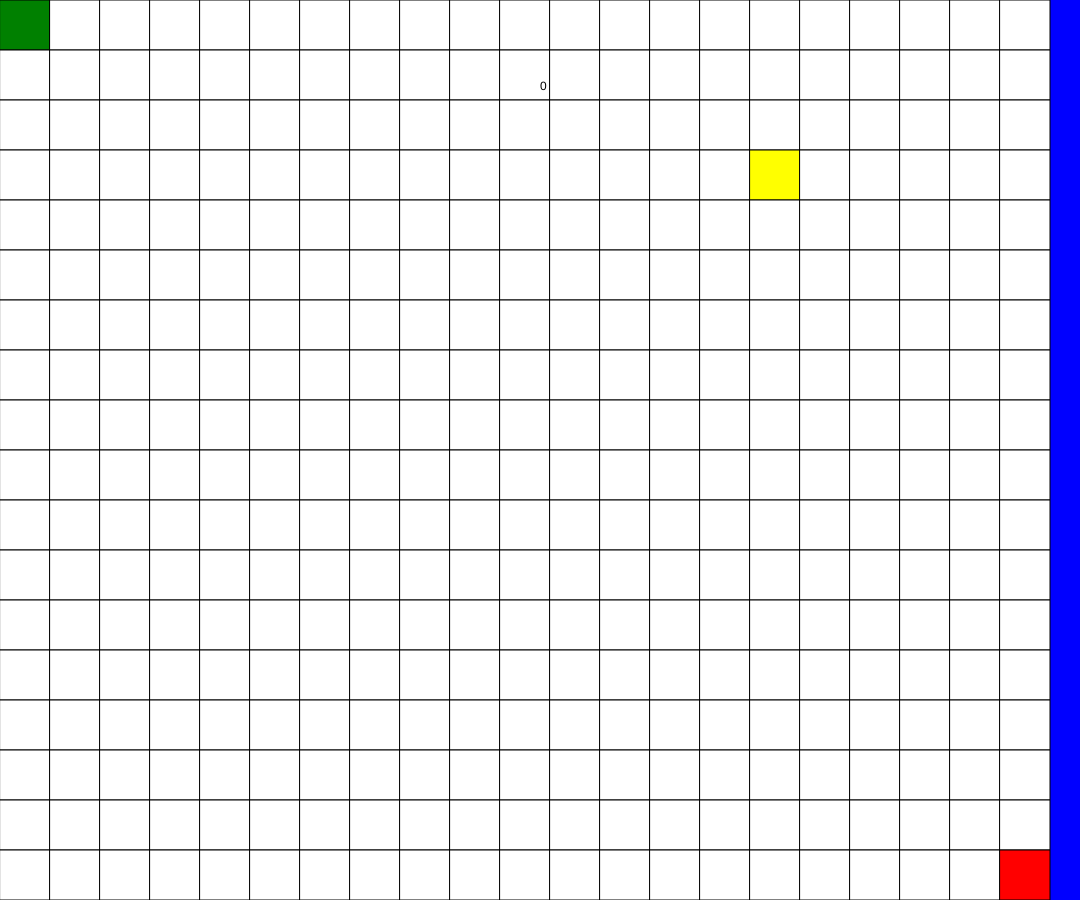
Frame 1 (no input)
Frame 60 (no input): identical to frame 1, image omitted
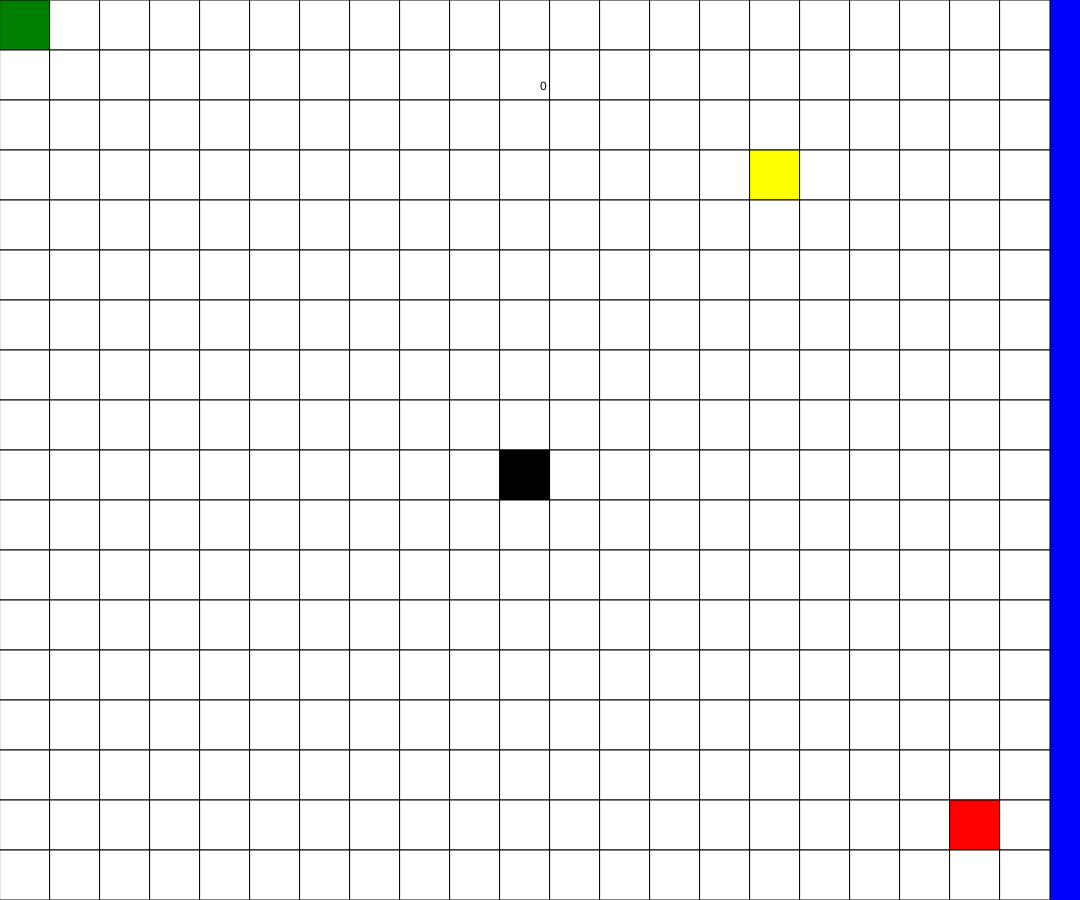
Frame 120 (the mouse pressed at the canvas centre since frame 60)

The p5.js sketch that drew these frames (run headless with seeded random() and noise() and a simulated clock; from frame 60 on, the mouse is pressed at the canvas centre):

// p5.js sketch
// ── sketch.js
// 2d array assaignment
// Liam Gareau
// Nov 12 wed
//
// Extra for Experts:
// - describe what you did to take this project "above and beyond"

//variables used throughout the code
const CELL_SIZE = 50;
const OPEN_TILE = 0;
const IMPASSABLE = 1;
const PLAYER = 9;
const ENEMY = 6;
const GOAL = 7;
let grid;
let rows;
let cols;
let x;
let y;
let end = false;
let score = 0;
let enemySpeed = 60;
let thePlayer = {
  x: 0,
  y: 0,
};
let theEnemy = {
  x: x,
  y: y,
};
let theGoal = {
  x: x,
  y: y,
};

function setup() {
  createCanvas(windowWidth * 0.9, windowHeight* 0.9);
  cols = Math.floor(width/CELL_SIZE);
  rows = Math.floor(height/CELL_SIZE);
  grid = generateEmptyGrid(cols, rows);

  //setting the enemy's position to be bottom right corner
  theEnemy.x = cols - 1;
  theEnemy.y = rows - 1;
  
  //setting the goal location to be random place on board to start
  theGoal.x = Math.floor(random(cols));
  theGoal.y = Math.floor(random(rows));

  //add player and enemy and goal to grid
  grid[thePlayer.y][thePlayer.x] = PLAYER;
  grid[theEnemy.y][theEnemy.x] = ENEMY;
  grid[theGoal.y][theGoal.x] = GOAL;
}

function draw() {
  background("blue");
  displayGrid();
  resetTiles();
  moveGoal();
  speedUpEnemy();
  moveEnemy(thePlayer.x, thePlayer.y, theEnemy.x, theEnemy.y);
  
  fill("black");
  text(score, width/2, height*0.1);
}

//checks to see if 10 seconds has passed, if so it increases the rate in which the enemy moves towards you by decreasing the frameCount
function speedUpEnemy() {
  if (frameCount % 600 === 0 && enemySpeed > 10) {
    enemySpeed = enemySpeed - 5;
  }
}

//checks to see if the player is ontop of the goal and if so it moves the goal to a random position on the board and gives you 1 score
function moveGoal() {
  if (thePlayer.x === theGoal.x && thePlayer.y === theGoal.y){
    score++
    theGoal.x = Math.floor(random(cols));
    theGoal.y = Math.floor(random(rows));
    grid[theGoal.y][theGoal.x] = GOAL;
  }
}

//resets all the impassable black blocks back to white blocks so that the enemy can continue moving towards you
function resetTiles() {
  if (frameCount % 300 === 0) {
    for (let y = 0; y < rows; y++){
      for (let x = 0; x < cols; x++){
        if (grid[y][x] === IMPASSABLE){
          grid[y][x] = OPEN_TILE;
        }
      }
    }
  }
}

//changes the white squares to black and vice versa on click of the mouse
function mousePressed(){
  let x = Math.floor(mouseX/CELL_SIZE);
  let y = Math.floor(mouseY/CELL_SIZE);

  //self
  toggleCell(x,y);
}

//changes the white squares to black and vice versa
function toggleCell(x,y){
  if (x >= 0 && x < cols && y >= 0 && y < rows){
    if (grid[y][x] === OPEN_TILE) {
      grid[y][x] = IMPASSABLE;
    }
    else if (grid[y][x] === IMPASSABLE){
      grid[y][x] = OPEN_TILE;
    } 
  }
}

//checks to see if the game is over and if not then it moves your character with WASD
function keyPressed() {
  if (key === "w" && !end){
    movePlayer(thePlayer.x, thePlayer.y - 1);
  }
  else if (key === "a" && !end) {
    movePlayer(thePlayer.x - 1, thePlayer.y);
  }
  else if (key === "s" && !end) {
    movePlayer(thePlayer.x, thePlayer.y + 1);
  }
  else if (key === "d" && !end) {
    movePlayer(thePlayer.x + 1, thePlayer.y);
  }
}

//math behind moving your player and making sure its character's position is properly displayed
function movePlayer(x,y){
  if (x >= 0 && x < cols && y >= 0 && y < rows && grid[y][x] === OPEN_TILE || grid[y][x] === GOAL){
    //previous position
    let oldx = thePlayer.x;
    let oldy = thePlayer.y;
  
    //moving the player location
    thePlayer.x = x;
    thePlayer.y = y;
  
    //put player on grid
    grid[thePlayer.y][thePlayer.x] = PLAYER;
  
    //reset old spot to be open tile
    grid[oldy][oldx] = OPEN_TILE;
  }
}

//checks in all of the cardinal directions of the enemy and determines where the player is so that it can move closer to it in the most efficient manner
function moveEnemy(x1,y1,x2,y2){
  //south east
  if (x1 > x2 && y1 > y2 && grid[y2 + 1][x2 + 1] === OPEN_TILE){
    if (frameCount % enemySpeed === 0){
      let oldx = theEnemy.x;
      let oldy = theEnemy.y;

      x2++;
      y2++;

      grid[y2][x2] = ENEMY;
      grid[oldy][oldx] = OPEN_TILE;

      theEnemy.x = x2;
      theEnemy.y = y2;
    }
  }
  //north west
  else if (x1 < x2 && y1 < y2 && grid[y2 - 1][x2 - 1] === OPEN_TILE || grid[y2 - 1][x2 - 1] === PLAYER){
    if (frameCount % enemySpeed === 0){
      let oldx = theEnemy.x;
      let oldy = theEnemy.y;

      x2--;
      y2--;

      grid[y2][x2] = ENEMY;
      grid[oldy][oldx] = OPEN_TILE;

      theEnemy.x = x2;
      theEnemy.y = y2;
    }
  }
  //south west
  else if (y1 > y2 && x1 < x2 && grid[y2 + 1][x2 - 1] === OPEN_TILE || grid[y2 + 1][x2 - 1] === PLAYER){
    if (frameCount % enemySpeed === 0){
      let oldx = theEnemy.x;
      let oldy = theEnemy.y;

      x2--;
      y2++;

      grid[y2][x2] = ENEMY;
      grid[oldy][oldx] = OPEN_TILE;

      theEnemy.x = x2;
      theEnemy.y = y2;
    }
  }
  //north east
  else if (y1 < y2 && x1 > x2 && grid[y2 - 1][x2 + 1] === OPEN_TILE || grid[y2 - 1][x2 + 1] === PLAYER){
    if (frameCount % enemySpeed === 0){
      let oldx = theEnemy.x;
      let oldy = theEnemy.y;

      x2++;
      y2--;

      grid[y2][x2] = ENEMY;
      grid[oldy][oldx] = OPEN_TILE;

      theEnemy.x = x2;
      theEnemy.y = y2;
    }
  }
  //west
  else if (x1 < x2 && grid[y2][x2 - 1] === OPEN_TILE || grid[y2][x2 - 1] === PLAYER){
    if (frameCount % enemySpeed === 0){
      let oldx = theEnemy.x;
      let oldy = theEnemy.y;

      x2--;

      grid[y2][x2] = ENEMY;
      grid[oldy][oldx] = OPEN_TILE;

      theEnemy.x = x2;
      theEnemy.y = y2;
    }
  }
  //east
  else if (x1 > x2 && grid[y2][x2 + 1] === OPEN_TILE || grid[y2][x2 + 1] === PLAYER){
    if (frameCount % enemySpeed === 0){
      let oldx = theEnemy.x;
      let oldy = theEnemy.y;

      x2++;

      grid[y2][x2] = ENEMY;
      grid[oldy][oldx] = OPEN_TILE;

      theEnemy.x = x2;
      theEnemy.y = y2;
    }
  }
  //north
  else if (y1 < y2 && grid[y2 - 1][x2] === OPEN_TILE || grid[y2 - 1][x2] === PLAYER){
    if (frameCount % enemySpeed === 0){
      let oldx = theEnemy.x;
      let oldy = theEnemy.y;

      y2--;

      grid[y2][x2] = ENEMY;
      grid[oldy][oldx] = OPEN_TILE;

      theEnemy.x = x2;
      theEnemy.y = y2;
    }
  }
  //south
  else if (y1 > y2 && grid[y2 + 1][x2] === OPEN_TILE || grid[y2 + 1][x2] === PLAYER){
    if (frameCount % enemySpeed === 0){
      let oldx = theEnemy.x;
      let oldy = theEnemy.y;

      y2++;

      grid[y2][x2] = ENEMY;
      grid[oldy][oldx] = OPEN_TILE;

      theEnemy.x = x2;
      theEnemy.y = y2;
    }
  }
  //if enemy is ontop player game ends
  else if (y1 === y2 && x1 === x2){
    end = true;
    clear();
    text("Game Over, You got " + score + " points", width/2, height/2);
  }
}

//displays all the different things on the board
function displayGrid(){
  for (let y = 0; y < rows; y++){
    for (let x = 0; x < cols; x++){
      if (grid[y][x] === OPEN_TILE){
        fill(255);
      }
      else if (grid[y][x] === IMPASSABLE){
        fill(0);
      }
      else if (grid[y][x] === PLAYER) {
        fill("green");
      }
      else if (grid[y][x] === ENEMY){
        fill("red");
      }
      else if (grid[y][x] === GOAL){
        fill("yellow");
      }
      square(x * CELL_SIZE, y * CELL_SIZE, CELL_SIZE);
    }
  }
}

//generates the initial grid
function generateEmptyGrid(cols, rows){
  let newGrid = [];
  for (let y = 0; y < rows; y++){
    newGrid.push([]);
    for (let x = 0; x < cols; x++){
      newGrid[y].push(OPEN_TILE);
    }
  }
  return newGrid;
}
